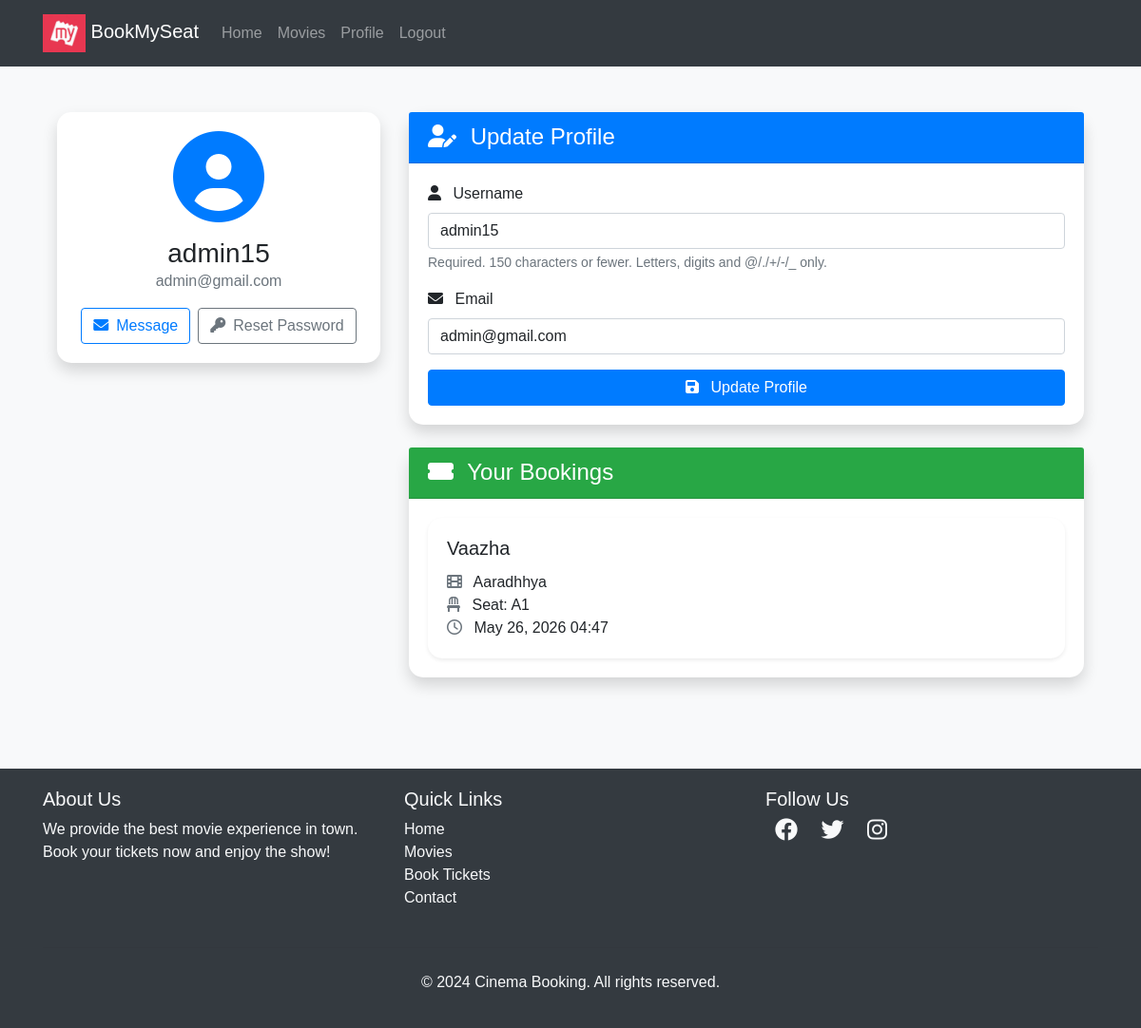
Screenshot of /users/profile/ (signed in) with the database file from the repository.
### movies/models.py (models this page shows, shortened)
class Booking(models.Model):
    user=models.ForeignKey(User,on_delete=models.CASCADE)
    seat=models.OneToOneField(Seat,on_delete=models.CASCADE)
    movies =models.ForeignKey(Movies,on_delete=models.CASCADE)
    theator=models.ForeignKey(Theator,on_delete=models.CASCADE)
    booked_at=models.DateTimeField(auto_now_add=True)

class Movies(models.Model):
    name= models.CharField(max_length=255)
    image= models.ImageField(upload_to="movies/")
    rating = models.DecimalField(max_digits=3,decimal_places=1)
    cast= models.TextField()
    description= models.TextField(blank=True,null=True) # optional

class Theator(models.Model):
    name = models.CharField(max_length=255)
    movies = models.ForeignKey(Movies,on_delete=models.CASCADE,related_name='theators')
    time= models.DateTimeField()

class Seat(models.Model):
    theator = models.ForeignKey(Theator,on_delete=models.CASCADE,related_name='seats')
    seat_number = models.CharField(max_length=10)
    is_booked=models.BooleanField(default=False)

### users/views.py (the view)
# urls.py: path('profile/', profile , name = 'profile'),
def profile(request):
    bookings = Booking.objects.filter(user=request.user)
    if request.method == 'POST':
        form = UserUpdateForm(request.POST, instance=request.user)
        if form.is_valid():
            form.save()
            return redirect('profile')
    else:
        form = UserUpdateForm(instance=request.user)
    return render(request, 'users/profile.html', {'form': form, 'bookings': bookings})

### users/forms.py
class UserUpdateForm(forms.ModelForm):
    email = forms.EmailField()
    class Meta:
        model = User
        fields = ['username', 'email']

### bookmyseat/templates/users/profile.html (shortened to what this page needs)
{% extends "users/base.html" %} {% block content %}
<div class="container py-5">
  <div class="row">
    <div class="col-lg-4 mb-4">
      <div class="card shadow">
        <div class="card-body text-center">
          <div class="mb-3">
            <i class="fas fa-user-circle fa-6x text-primary"></i>
          </div>
          <h3 class="card-title mb-0">{{ user.username }}</h3>
          <p class="text-muted mb-3">{{ user.email }}</p>
          <div class="d-flex justify-content-center">
            <a href="#" class="btn btn-outline-primary me-2"
              ><i class="fas fa-envelope me-2"></i>Message</a
            >
            <a
              href="{% url 'password_reset' %}"
              class="btn btn-outline-secondary"
              ><i class="fas fa-key me-2"></i>Reset Password</a
            >
          </div>
        </div>
      </div>
    </div>
    <div class="col-lg-8">
      <div class="card shadow mb-4">
        <div class="card-header bg-primary text-white">
          <h4 class="mb-0">
            <i class="fas fa-user-edit me-2"></i> Update Profile
          </h4>
        </div>
        <div class="card-body">
          <form method="POST">
            {% csrf_token %} {% for field in form %}
            <div class="mb-3">
              <label for="{{ field.id_for_label }}" class="form-label">
                <i
                  class="fas fa-{% if field.name == 'username' %}user{% elif field.name == 'email' %}envelope{% else %}info-circle{% endif %} me-2"></i>
                {{ field.label }}
              </label>
              {{ field.errors }} {{ field }} {% if field.help_text %}
              <small class="form-text text-muted">{{ field.help_text }}</small>
              {% endif %}
            </div>
            {% endfor %}
            <button class="btn btn-primary w-100" type="submit">
              <i class="fas fa-save me-2"></i> Update Profile
            </button>
          </form>
        </div>
      </div>
      <div class="card shadow">
        <div class="card-header bg-success text-white">
          <h4 class="mb-0">
            <i class="fas fa-ticket-alt me-2"> </i> Your Bookings
          </h4>
        </div>
        <div class="card-body">
          {% if bookings %}
          <div class="row row-cols-1 row-cols-md-2 g-4">
            {% for booking in bookings %}
            <div class="col">
              <div class="card h-100 border-0 shadow-sm">
                <div class="card-body">
                  <h5 class="card-title">{{ booking.movies.name }}</h5>
                  <p class="card-text">
                    <i class="fas fa-film me-2 text-muted"> </i> {{ booking.theator.name }}<br />
                    <i class="fas fa-chair me-2 text-muted"> </i> Seat: {{ booking.seat.seat_number }}<br />
                    <i class="far fa-clock me-2 text-muted"> </i>
                    {{ booking.booked_at|date:"F d, Y H:i" }}
                  </p>
                </div>
              </div>
            </div>
            {% endfor %}
          </div>
          {% endif %}
        </div>
      </div>
    </div>
  </div>
</div>
<link
  rel="stylesheet"
  href="https://cdnjs.cloudflare.com/ajax/libs/font-awesome/6.0.0-beta3/css/all.min.css"
/>
{% endblock %}

### bookmyseat/templates/users/base.html (style rules this page uses)
body { font-family: Arial, sans-serif; }

### bookmyseat/templates/users/profile.html (style rules this page uses)
body { background-color: #f8f9fa; }
.card { border-radius: 15px; border: none; transition: transform 0.3s ease-in-out; }
.card-header { border-top-left-radius: 15px; border-top-right-radius: 15px; }
form input, form select, form textarea { display: block; width: 100%; padding: 0.375rem 0.75rem; font-size: 1rem; font-weight: 400; line-height: 1.5; color: #212529; background-color: #fff; background-clip: padding-box; border: 1px solid #ced4da; border-radius: 0.25rem; transition: border-color 0.15s ease-in-out, box-shadow 0.15s ease-in-out; }

### rows the page displays
Booking: movies.name "Vaazha", theator.name "Aaradhhya", seat.seat_number "A1", booked_at "May 26, 2026 04:47"

### other values shown
{{ user.username }} "admin15"
{{ user.email }} "admin@gmail.com"
{{ field.label }} "Username" "Email"
{{ field.help_text }} "Required. 150 characters or fewer. Letters, digits and @/./+/-/_ only."
